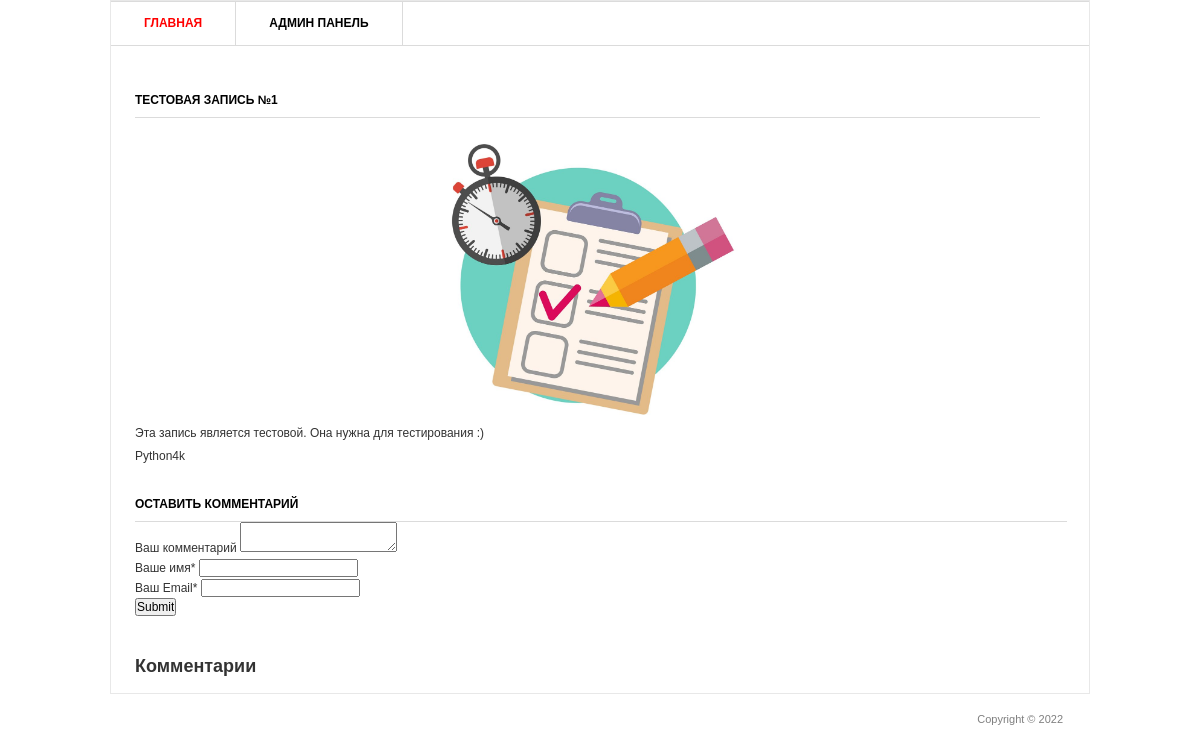
The app's page /1/, older data.
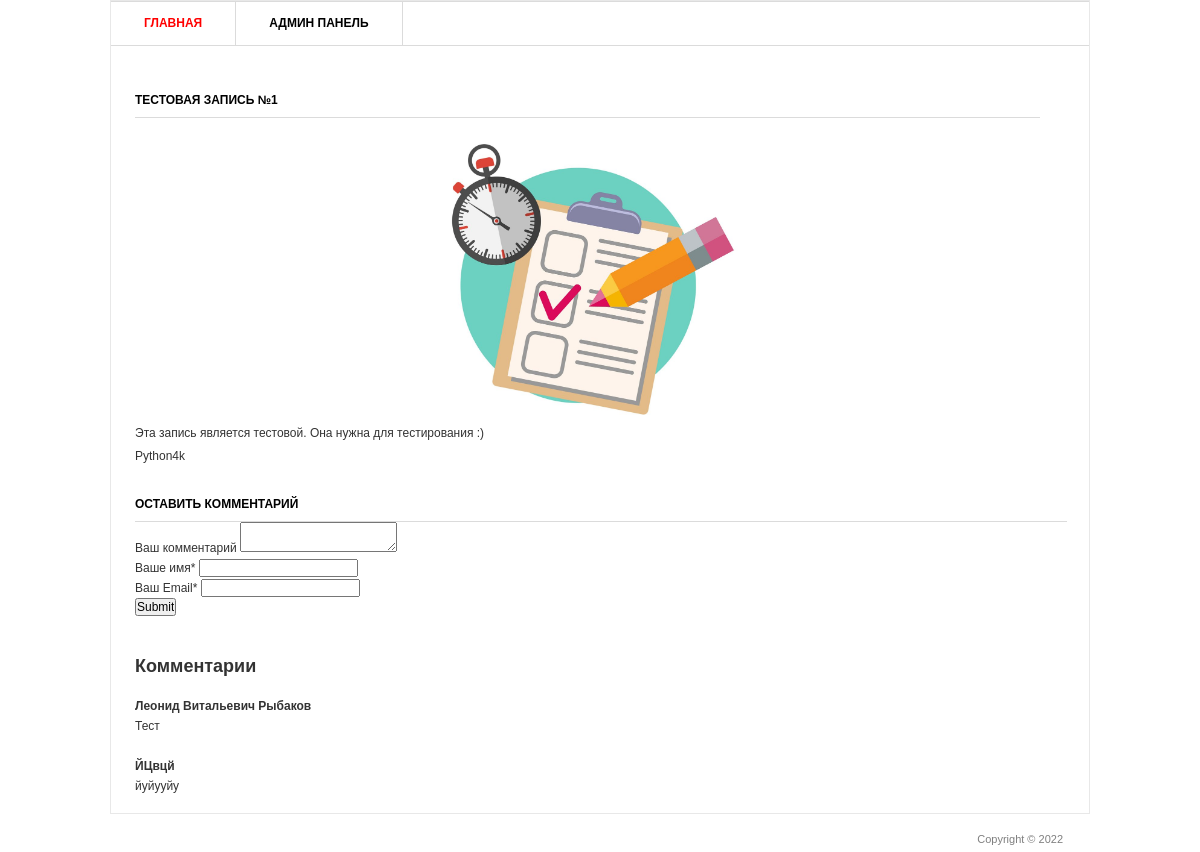
The same page, newer data.
### blog/models.py (models this page shows, shortened)
class Post(models.Model):
    title = models.CharField('Заголовок записи', max_length=200)
    description = models.TextField('Текст записи')
    author = models.CharField('Автор записи', max_length=100)
    date = models.DateField('Дата публикации записи')
    img = models.ImageField('Изображения', upload_to='image/%Y')
    class Meta():
        verbose_name = 'Запись'
        verbose_name_plural = 'Записи'

class Comments(models.Model):
    email = models.EmailField()
    name = models.CharField('Имя', max_length=100)
    text_comments = models.TextField('Текст комментария', max_length=2000)
    post = models.ForeignKey(Post, verbose_name='Публикация', on_delete=models.CASCADE)
    class Meta():
        verbose_name = 'Комментарий'
        verbose_name_plural = 'Комментарии'

### blog/views.py (the view)
# urls.py: path('<int:pk>/', views.PostDetail.as_view()),
class PostDetail(View):
    def get(self, request, pk):
        post = Post.objects.get(id=pk)
        return render(request, 'blog/blog_detail.html', {'post': post})

### templates/blog/blog_detail.html (shortened to what this page needs)
{% load static %}
<html >
<head>
	<link rel="stylesheet" href="{% static 'css/style.css' %}" type="text/css" media="all" />
</head>
<body>
<div class="shell">
	<div class="border">
		<div id="navigation">
			<ul>
			    <li><a href="/" class="active">Главная</a></li>
			    <li><a href="/admin">Админ панель</a></li>
			</ul>
		</div>
		<div id="main">
			<div id="content" class="left">
				<div class="projects">
					<h3>{{ post.title }}</h3>
                    <p align="center">
                        <img src="{{ post.img.url }}" width="50%"/>
                    </p>
					<div class="item">
						<div class="text left">
                            <p>{{ post.description }}</p>
							<p>{{ post.author }}</p>
						</div>
					</div>
				</div>
			</div>
			<div class="form-comment">
				<h3>Оставить комментарий</h3>
				<div>
					<form action="{% url 'add_comments' post.id %}" method="post">
						<div>
							<label>Ваш комментарий</label>
							<textarea name="text_comments"></textarea>
						</div>
						<div>
							<label>Ваше имя*</label>
							<input type="text" name="name">
						</div>
						<div>
							<label>Ваш Email*</label>
							<input type="email" name="email">
						</div>
						<div>
							<input type="submit">
						</div>
					</form>
					<br>
					<br>
				</div>
				<div>
					<h2>Комментарии</h2>
					{% for comment in post.comments_set.all %}
					<br>
					<div class="view-comment">
						<h4>{{ comment.name }}</h4>
						<p>
							{{comment.text_comments}}
						</p>
					</div>
					{% endfor %}
				</div>
			</div>
		</div>
	</div>
	<div id="footer">
		<p class="copy right">Copyright &copy;  2022 </p>
	</div>
</div>
</body>
</html>

### static/css/style.css (style rules this page uses)
* { margin: 0; padding: 0; outline:0; }
body { font-size: 12px; line-height: 20px; font-family: Georgia, Arial, Helvetica, Sans-Serif; color: #333; background: url() repeat 0 0; }
a { color: #ff0000; text-decoration: none; cursor:pointer; }
input, textarea, select { font-family: Arial, Helvetica, sans-serif; font-size:12px; }
textarea { overflow:auto; }
.left, .alignleft { float: left; display: inline; }
.right, .alignright { float: right; display: inline; }
.shell { width: 980px; margin: 0 auto; }
.border { border: 1px solid #e8e8e8; background: #fff; position: relative; }
#navigation { height: 43px; border-top: 1px solid #dbdbdb; border-bottom: 1px solid #dbdbdb; }
#navigation ul { list-style: none; }
#navigation ul li { float: left; height: 43px; border-right: 1px solid #dbdbdb; font-size: 12px; line-height: 43px; font-weight: bold; text-transform: uppercase; }
#navigation ul li a { float: left; height: 43px; color: #000; padding: 0 33px; }
#navigation ul li a:hover, #navigation ul li a.active { color: #ff0000; text-decoration: none; }
#main { width: 932px; padding: 37px 24px 17px 24px; }
#main h3 { font-size: 12px; line-height: 15px; color: #000; text-transform: uppercase; border-bottom: 1px solid #dbdbdb; padding: 0 0 9px 0; }
#content { width: 905px; }
.projects { padding: 10px 0 0 0; }
.projects h3 { margin: 0 0 17px 0; }
.projects .item { margin: 0 0 28px 0; }
.projects .text { width: 600px; }
.projects .text p { padding: 0 0 3px 0; }
#footer { font-family: Arial, sans-serif; font-size: 11px; line-height: 14px; color: #7f7f7f; padding: 18px 27px 20px 38px; }

Row changes from the older to the newer data that the page shows:
added Comments: name "Леонид Витальевич Рыбаков", text_comments "Тест"
added Comments: name "ЙЦвцй", text_comments "йуйууйу"
